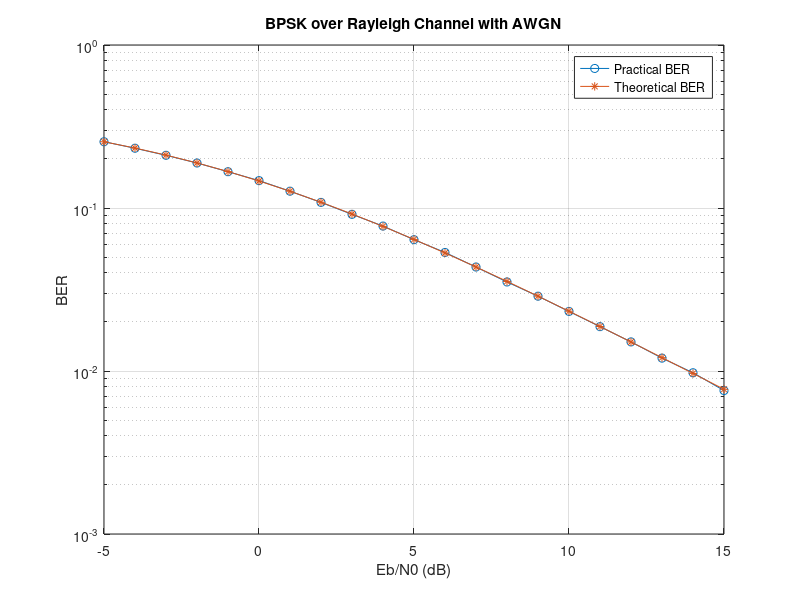

The MATLAB source for this figure:
clc;
clear all;
close all;

N = 1000000;
EbN0db = -5:1:15;

BER_sim = zeros(size(EbN0db));
theoretical_rayleigh = zeros(size(EbN0db));

% Random binary data
data = randi([0, 1], 1, N);

% BPSK Modulation
modulated_data = 2.*data - 1;

for i = 1:length(EbN0db)

    EbN0 = 10^(EbN0db(i)/10);

    noise_power = 1/(2*EbN0);

    % Rayleigh Channel
    h = (1/sqrt(2)) * (randn(1,N) + 1i*randn(1,N));

    % AWGN Noise
    noise = sqrt(noise_power) * (randn(1,N) + 1i*randn(1,N));

    % Received Signal
    y_rayleigh = h .* modulated_data + noise;

    % Equalization
    y_rayleigh_rec = y_rayleigh ./ h;

    % Detection
    r_rayleigh = real(y_rayleigh_rec) > 0;

    % BER Calculation
    errors = sum(r_rayleigh ~= data);

    BER_sim(i) = errors / N;

    % Theoretical BER
    theoretical_rayleigh(i) = 0.5 * (1 - sqrt(EbN0/(1 + EbN0)));

end

% Plot
semilogy(EbN0db, BER_sim, 'o-');
hold on;

semilogy(EbN0db, theoretical_rayleigh, '*-');

xlabel('Eb/N0 (dB)');
ylabel('BER');

title('BPSK over Rayleigh Channel with AWGN');

legend('Practical BER', 'Theoretical BER');

grid on;
